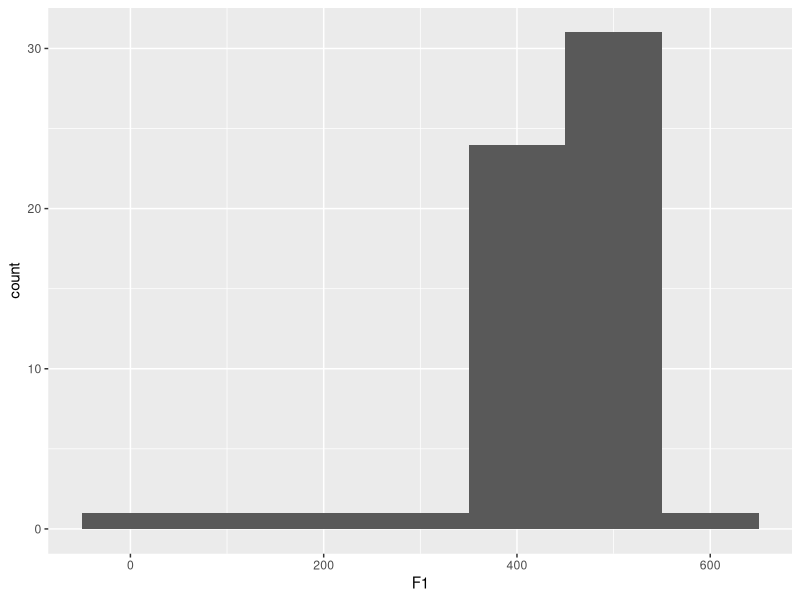
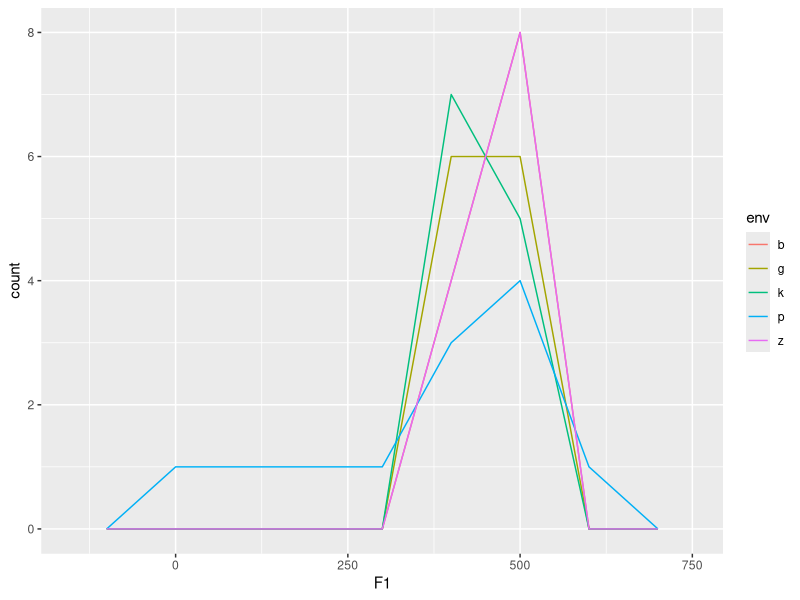
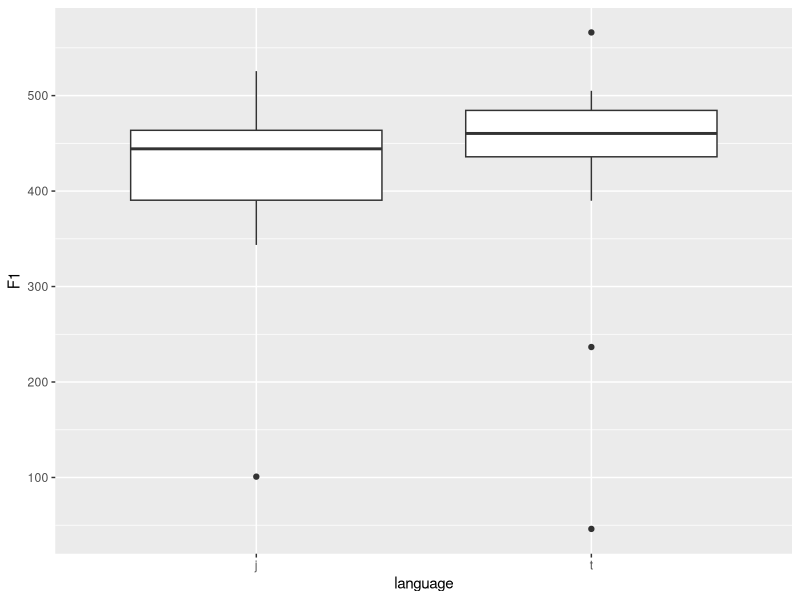
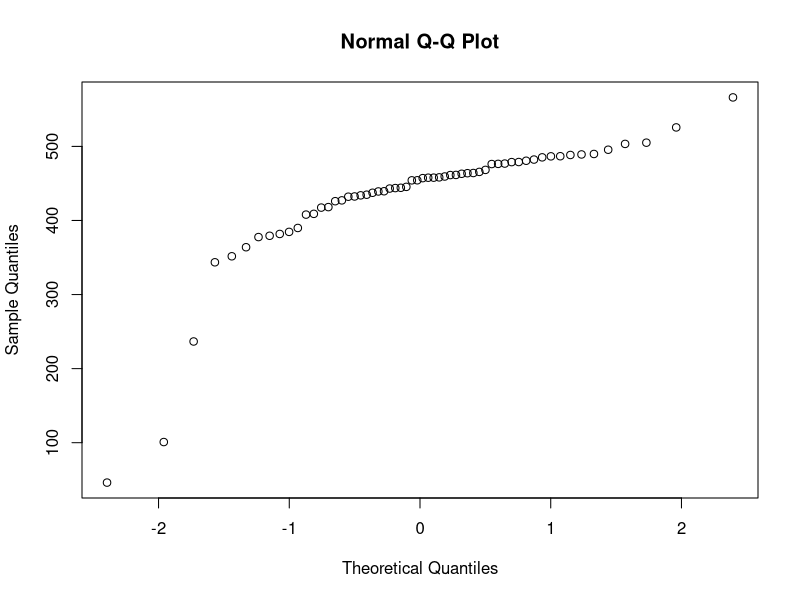
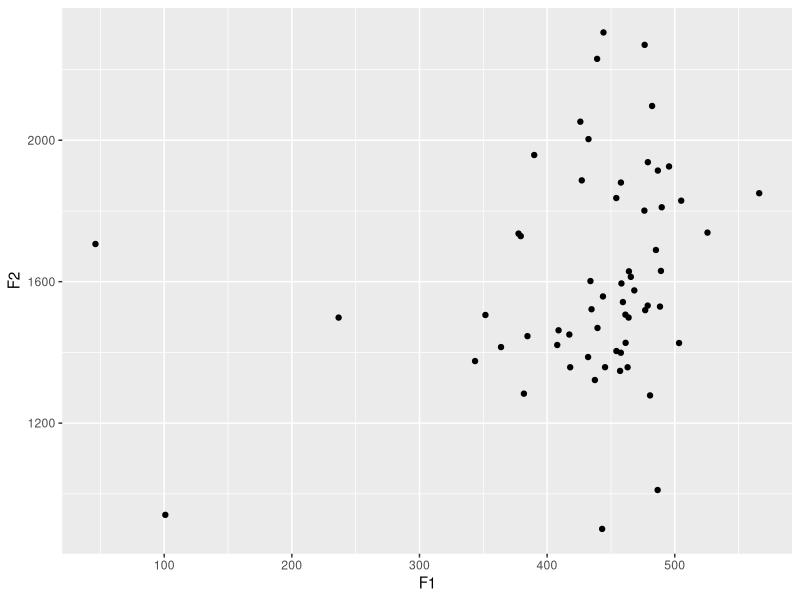
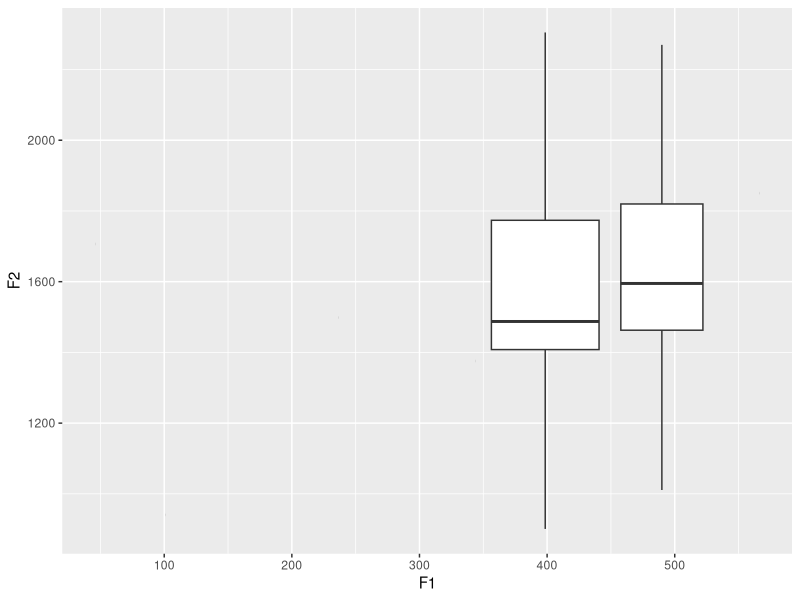

The R script that drew these images, in order:
#######################
## Ling 619: Exploratory Data Analysis
## 2 Apr 2019
## Amber Camp
#######################


#### Get started ####
## Load package
library(tidyverse)

## Inspect working directory
getwd()
list.files()

## Read in data
data <- read.csv("allVowels.csv") 
summary(data)


#### Count ####
data %>%
  count(vowel)

## Practice: How many different environments are there?


#### Histogram ####
ggplot(data) +
  geom_histogram(aes(F1), binwidth = 100)

## Practice: Take a close look at the data by changing bindwidth. What is a binwidth that gives you an informative histogram?

## Count using cut_width
data %>%
  count(cut_width(F1, 100))


## Frequncy polygon
ggplot(data, aes(F1, colour = env)) +
  geom_freqpoly(binwidth = 100)

## Practice: Plot frequency polygon for F2 data and find the best binwidth



#### Boxplot####
ggplot(data, aes(language, F1)) +
  geom_boxplot()

## Practice: Make boxplots with environment on the x-axis and F2 on the y-axis



#### Q-Q Plot ####
qqnorm(data$F1)

## Practice: Is the F1 data normally distributed? The F2 data?



#### Scatter plot w/ two continuous variables ####
ggplot(data) +
  geom_point(aes(F1, F2))

## Practice: Add color to this scatterplot to make it more informative.



#### Boxplot w/ continuous variables ####
ggplot(data, aes(F1, F2)) +
  geom_boxplot(aes(group = cut_width(F1, 100)))



#### Outliers ####
# 1) Find outliers. Decide how to define outliers.
# 2) Look for patterns
# 3) Decide how to treat them. Can replace that value with NA, or with the mean. 
#    Can remove entire trial, item, or participant, depending on patterns.

# To replace extreme values with NA
data2 <- data %>%
  mutate(F1 = ifelse(F1<300 | F1>600, NA, F1))
summary(data)
summary(data2)

# To drop the entire row with the unusual value:
data3 <- data %>%
  filter(between(F1,300,600)) # be careful when you do this!!
summary(data)
summary(data3)


#### Fun on your own ####
## 1) Choose a cutoff value for removing outliers, and a method for dealing with them. Then go back through 
##    the above and inspect the data visually.You can choose to focus on only one language, environment, or participant. 
##    See what inferences you can make about this data.
## 2) Can you make a violin plot of this data? What does a violin plot tell you? 


